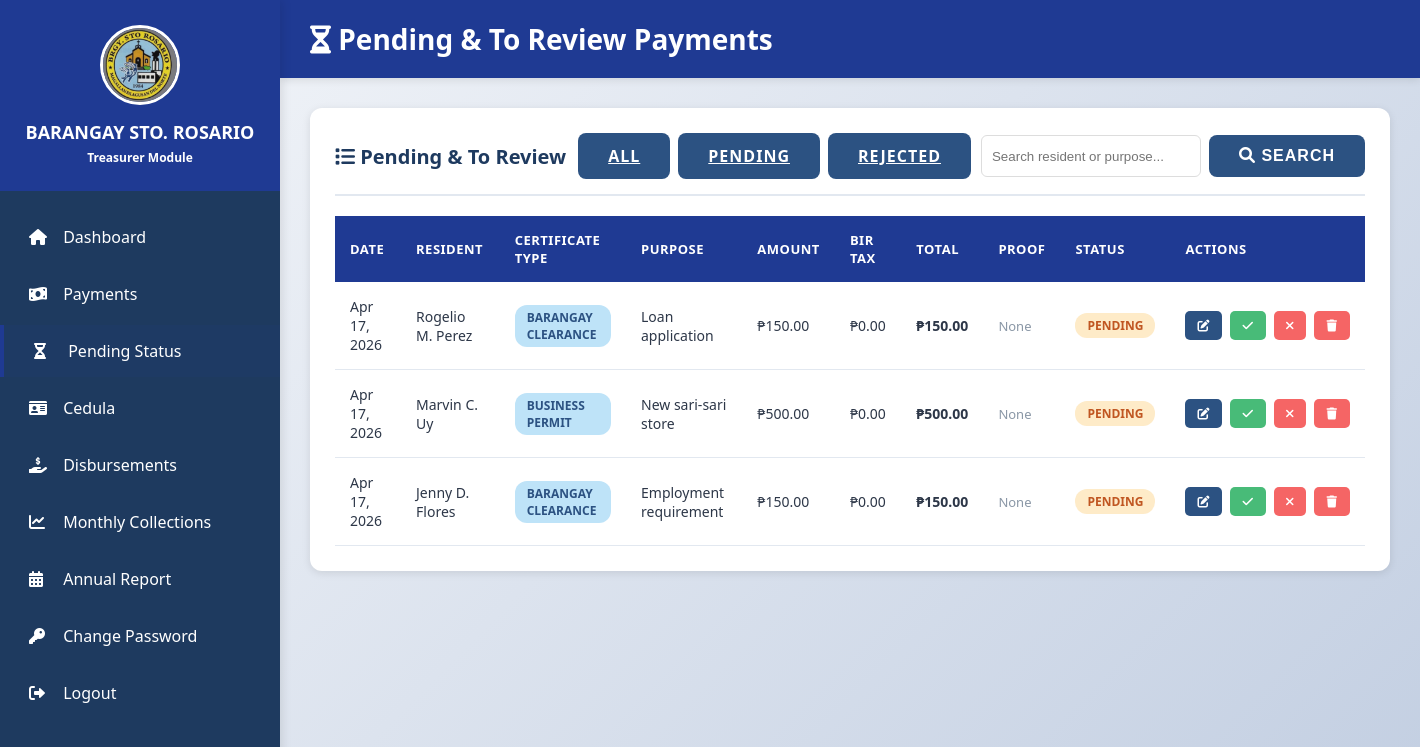
/treasurer/pending_payments/list.php (signed in), run on the app's committed database.
### tables this page shows
CREATE TABLE IF NOT EXISTS payment_status (
    id INT AUTO_INCREMENT PRIMARY KEY,
    resident_id INT DEFAULT NULL,
    certificate_type VARCHAR(100) NOT NULL,
    purpose VARCHAR(255) NOT NULL,
    resident_fname VARCHAR(150) NOT NULL,
    payment_status VARCHAR(20) NOT NULL DEFAULT 'pending',
    rejection_remarks TEXT DEFAULT NULL,
    rejected_at DATETIME DEFAULT NULL,
    amount DECIMAL(10, 2) NOT NULL,
    bir_tax DECIMAL(10, 2) DEFAULT 0,
    proof_path VARCHAR(255) DEFAULT NULL,
    proof_uploaded_at DATETIME DEFAULT NULL,
    created_at TIMESTAMP DEFAULT CURRENT_TIMESTAMP
);

### treasurer/pending_payments/list.php (the view, shortened to what this page needs)
<?php
include "../../config/database.php";
$searchQuery = isset($_GET['search']) ? trim($_GET['search']) : "";
$statusFilter = isset($_GET['status']) ? trim($_GET['status']) : "open";
$allowedFilters = [
    'pending' => ['pending'],
    'rejected' => ['rejected'],
    'open' => ['pending', 'to_review'],
];
$statusValues = $allowedFilters[$statusFilter];
$statusSql = "'" . implode("','", $statusValues) . "'";
if ($searchQuery !== "") {
    $searchParam = "%{$searchQuery}%";
    $stmt = $conn->prepare("
        SELECT * FROM payment_status
        WHERE payment_status IN ($statusSql)
            AND (
                resident_fname LIKE ?
                OR certificate_type LIKE ?
                OR purpose LIKE ?
            )
        ORDER BY created_at DESC, id DESC
    ");
    $stmt->bind_param("sss", $searchParam, $searchParam, $searchParam);
    $stmt->execute();
    $result = $stmt->get_result();
} else {
    $result = $conn->query("
        SELECT * FROM payment_status
        WHERE payment_status IN ($statusSql)
        ORDER BY created_at DESC, id DESC
    ");
}
?>
<!DOCTYPE html>
<html lang="en">
<head>
    <link rel="stylesheet" href="../../assets/css/style.css">
    <link rel="stylesheet" href="https://cdnjs.cloudflare.com/ajax/libs/font-awesome/6.0.0/css/all.min.css">
</head>
<body>
    <div class="dashboard-container">
        <aside class="sidebar">
            <div class="sidebar-header">
                <img src="../../assets/images/logo.jpg" alt="Barangay Logo"
                    style="width: 80px; height: 80px; border-radius: 50%; margin-bottom: 10px; border: 3px solid #ffffff;">
                <h2>BARANGAY STO. ROSARIO</h2>
                <p>Treasurer Module</p>
            </div>
            <ul class="sidebar-menu">
                <li><a href="../dashboard.php"><i class="fas fa-home"></i> Dashboard</a></li>
                <li><a href="../payments/list.php"><i class="fas fa-money-bill-wave"></i> Payments</a></li>
                <li><a href="list.php" class="active"><i class="fas fa-hourglass-half"></i> Pending Status</a></li>
                <li><a href="../cedula/list.php"><i class="fas fa-id-card"></i> Cedula</a></li>
                <li><a href="../disbursement/list.php"><i class="fas fa-hand-holding-usd"></i> Disbursements</a></li>
                <li><a href="../collections/monthly.php"><i class="fas fa-chart-line"></i> Monthly Collections</a></li>
                <li><a href="../collections/annual.php"><i class="fas fa-calendar-alt"></i> Annual Report</a></li>
                <li><a href="../change_password.php"><i class="fas fa-key"></i> Change Password</a></li>
                <li><a href="../../logout.php"><i class="fas fa-sign-out-alt"></i> Logout</a></li>
            </ul>
        </aside>
        <main class="main-content">
            <div class="content-header">
                <h1><i class="fas fa-hourglass-half"></i> Pending & To Review Payments</h1>
            </div>
            <div class="content-body">
                <div class="card">
                    <div class="card-header"
                        style="display: flex; justify-content: space-between; align-items: center; gap: 12px; flex-wrap: wrap;">
                        <h3><i class="fas fa-list"></i> Pending & To Review</h3>
                        <div style="display: flex; align-items: center; gap: 10px; flex-wrap: wrap;">
                            <div style="display: flex; gap: 8px;">
                                <a class="btn btn-secondary" href="list.php">All</a>
                                <a class="btn btn-secondary" href="list.php?status=pending">Pending</a>
                                <a class="btn btn-secondary" href="list.php?status=rejected">Rejected</a>
                            </div>
                            <form method="GET" action="list.php" style="display: flex; gap: 8px;">
                                <input type="text" name="search" placeholder="Search resident or purpose..."
                                    value="<?= htmlspecialchars($searchQuery) ?>"
                                    style="padding: 8px 10px; border: 1px solid #ddd; border-radius: 6px; min-width: 220px;">
                                <button type="submit" class="btn btn-secondary">
                                    <i class="fas fa-search"></i> Search
                                </button>
                            </form>
                        </div>
                    </div>
                    <div class="table-responsive">
                        <table>
                            <thead>
                                <tr>
                                    <th>Date</th>
                                    <th>Resident</th>
                                    <th>Certificate Type</th>
                                    <th>Purpose</th>
                                    <th>Amount</th>
                                    <th>BIR Tax</th>
                                    <th>Total</th>
                                    <th>Proof</th>
                                    <th>Status</th>
                                    <th>Actions</th>
                                </tr>
                            </thead>
                            <tbody>
                                <?php if ($result && $result->num_rows > 0): ?>
                                <?php while ($row = $result->fetch_assoc()): ?>
                                <?php
                                    if ($row['payment_status'] === 'rejected') {
                                        $statusText = 'Rejected';
                                        $statusClass = 'badge-danger';
                                    } else {
                                        $statusText = $row['payment_status'] === 'to_review' ? 'To Review' : 'Pending';
                                        $statusClass = $row['payment_status'] === 'to_review' ? 'badge-review' : 'badge-warning';
                                    }
                                    ?>
                                <tr>
                                    <td><?= date('M d, Y', strtotime($row['created_at'])) ?>
                                    </td>
                                    <td><?= htmlspecialchars($row['resident_fname']) ?>
                                    </td>
                                    <td><span
                                            class="badge badge-info"><?= htmlspecialchars($row['certificate_type']) ?></span>
                                    </td>
                                    <td><?= htmlspecialchars($row['purpose']) ?>
                                    </td>
                                    <td>₱<?= number_format($row['amount'], 2) ?>
                                    </td>
                                    <td>₱<?= number_format($row['bir_tax'], 2) ?>
                                    </td>
                                    <td><strong>₱<?= number_format($row['amount'] + $row['bir_tax'], 2) ?></strong>
                                    </td>
                                    <td>
                                        <?php if (!empty($row['proof_path'])): ?>
                                        <a class="btn btn-sm btn-secondary"
                                            href="../../<?= htmlspecialchars($row['proof_path']) ?>"
                                            target="_blank" title="View Proof">
                                            <i class="fas fa-receipt"></i>
                                        </a>
                                        <?php else: ?>
                                        <span class="text-muted">None</span>
                                        <?php endif; ?>
                                    </td>
                                    <td><span
                                            class="badge <?= $statusClass ?>"><?= $statusText ?></span>
                                    </td>
                                    <td>
                                        <div class="action-buttons">
                                            <a class="btn btn-sm btn-secondary"
                                                href="edit.php?id=<?= $row['id'] ?>">
                                                <i class="fas fa-edit"></i>
                                            </a>
                                            <button class="btn btn-sm btn-success"
                                                onclick="confirmPaid(<?= $row['id'] ?>, this)">
                                                <i class="fas fa-check"></i>
                                            </button>
                                            <button class="btn btn-sm btn-danger"
                                                onclick="confirmReject(<?= $row['id'] ?>, this)">
                                                <i class="fas fa-times"></i>
                                            </button>
                                            <button class="btn btn-sm btn-danger"
                                                onclick="confirmDelete(<?= $row['id'] ?>, this)">
                                                <i class="fas fa-trash"></i>
                                            </button>
                                        </div>
                                    </td>
                                </tr>
                                <?php endwhile; ?>
                                <?php endif; ?>
                            </tbody>
                        </table>
                    </div>
                </div>
            </div>
        </main>
    </div>
</body>
</html>

### assets/css/style.css (style rules this page uses)
:root { --primary-yellow: #1f3a93; --dark-yellow: #1a3280; --primary-blue: #1e3a5f; --light-blue: #2c5282; --text-dark: #2d3748; --text-light: #4a5568; --white: #ffffff; --gray-light: #f7fafc; --gray-border: #e2e8f0; --success: #48bb78; --danger: #f56565; --warning: #ed8936; }
* { margin: 0; padding: 0; box-sizing: border-box; }
body { font-family: "Segoe UI", Tahoma, Geneva, Verdana, sans-serif; background: linear-gradient(135deg, #f5f7fa 0%, #c3cfe2 100%); min-height: 100vh; color: var(--text-dark); }
.btn { padding: 12px 30px; border: none; border-radius: 8px; font-size: 16px; font-weight: 600; cursor: pointer; transition: all 0.3s ease; text-transform: uppercase; letter-spacing: 1px; }
.btn-success { background: var(--success); color: var(--white); }
.btn-danger { background: var(--danger); color: var(--white); }
.btn-secondary { background: var(--light-blue); color: var(--white); }
.dashboard-container { min-height: 100vh; display: flex; }
.sidebar { width: 280px; background: var(--primary-blue); padding: 0; box-shadow: 2px 0 10px rgba(0, 0, 0, 0.1); position: fixed; height: 100vh; overflow-y: auto; }
.sidebar-header { background: var(--primary-yellow); padding: 25px 20px; text-align: center; }
.sidebar-header h2 { color: var(--white); font-size: 18px; font-weight: 700; margin-bottom: 5px; }
.sidebar-header p { color: var(--white); font-size: 12px; font-weight: 600; }
.sidebar-menu { list-style: none; padding: 20px 0; }
.sidebar-menu li { margin-bottom: 5px; }
.sidebar-menu a { display: block; padding: 15px 25px; color: var(--white); text-decoration: none; transition: all 0.3s ease; border-left: 4px solid transparent; }
.sidebar-menu a:hover, .sidebar-menu a.active { background: rgba(31, 58, 147, 0.1); border-left-color: var(--primary-yellow); padding-left: 30px; }
.sidebar-menu a i { margin-right: 10px; width: 20px; }
.main-content { margin-left: 280px; flex: 1; padding: 0; }
.content-header { background: var(--primary-yellow); padding: 20px 30px; box-shadow: 0 2px 8px rgba(0, 0, 0, 0.1); }
.content-header h1 { color: var(--white); font-size: 28px; font-weight: 700; }
.content-body { padding: 30px; }
.card { background: var(--white); border-radius: 12px; padding: 25px; box-shadow: 0 2px 8px rgba(0, 0, 0, 0.1); margin-bottom: 25px; }
.card-header { border-bottom: 2px solid var(--gray-border); padding-bottom: 15px; margin-bottom: 20px; }
.card-header h3 { color: var(--primary-blue); font-size: 20px; font-weight: 600; }
.table-responsive { overflow-x: auto; margin-top: 20px; }
table { width: 100%; border-collapse: collapse; background: var(--white); }
thead { background: var(--primary-yellow); }
thead th { padding: 15px; text-align: left; font-weight: 600; color: var(--white); text-transform: uppercase; font-size: 13px; letter-spacing: 0.5px; }
tbody tr { border-bottom: 1px solid var(--gray-border); transition: background 0.2s ease; }
tbody td { padding: 15px; color: var(--text-dark); font-size: 14px; }
.action-buttons { display: flex; gap: 8px; }
.btn-sm { padding: 6px 12px; font-size: 12px; border-radius: 5px; }
.badge { display: inline-block; padding: 4px 12px; border-radius: 12px; font-size: 12px; font-weight: 600; text-transform: uppercase; }
.badge-warning { background: #feebc8; color: #c05621; }
.badge-info { background: #bee3f8; color: #2c5282; }
.text-muted { color: #8a97a6; font-size: 13px; }

### data on the page
payment_status: created_at "Apr 17, 2026", resident_fname "Rogelio M. Perez", certificate_type "BARANGAY CLEARANCE", purpose "Loan application", amount "150.00", bir_tax "0.00", $row['amount'] + $row['bir_tax'] "150.00", shows "None", payment_status "PENDING"
payment_status: created_at "Apr 17, 2026", resident_fname "Marvin C. Uy", certificate_type "BUSINESS PERMIT", purpose "New sari-sari store", amount "500.00", bir_tax "0.00", $row['amount'] + $row['bir_tax'] "500.00", shows "None", payment_status "PENDING"
payment_status: created_at "Apr 17, 2026", resident_fname "Jenny D. Flores", certificate_type "BARANGAY CLEARANCE", purpose "Employment requirement", amount "150.00", bir_tax "0.00", $row['amount'] + $row['bir_tax'] "150.00", shows "None", payment_status "PENDING"
